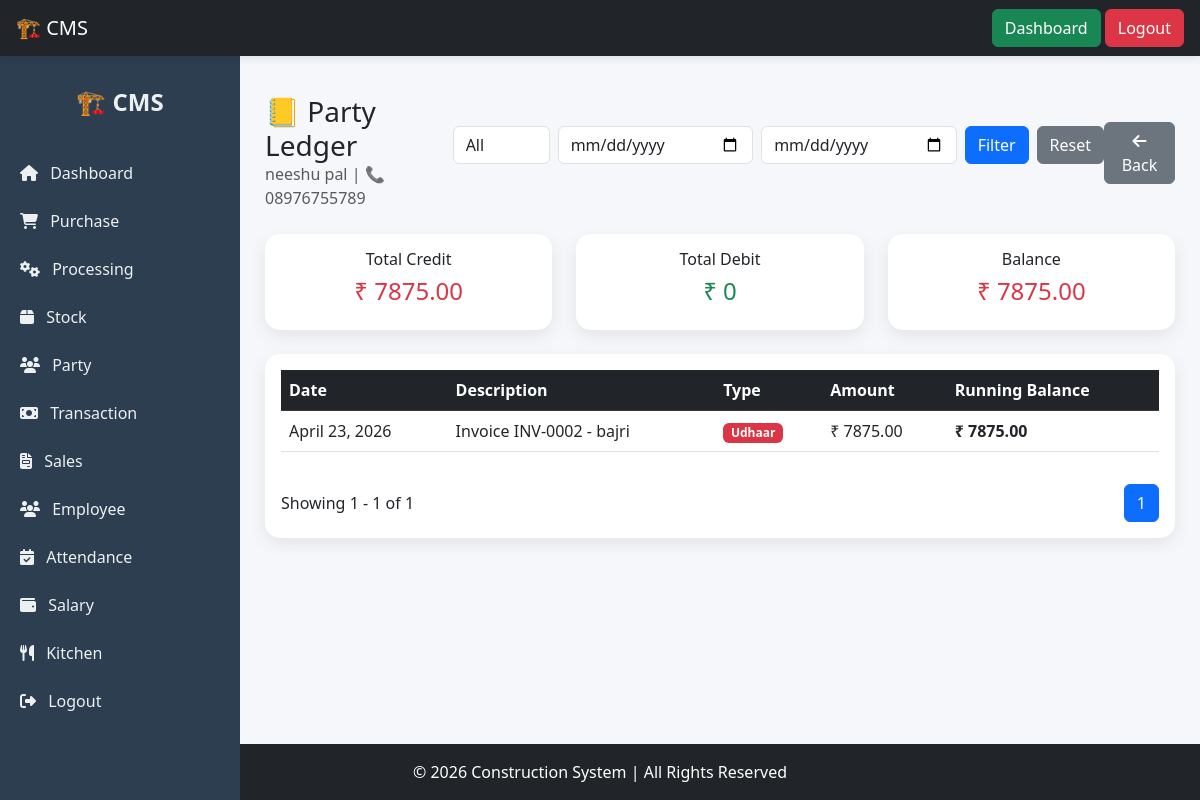
The app's page /party/2/ (signed in), older data.
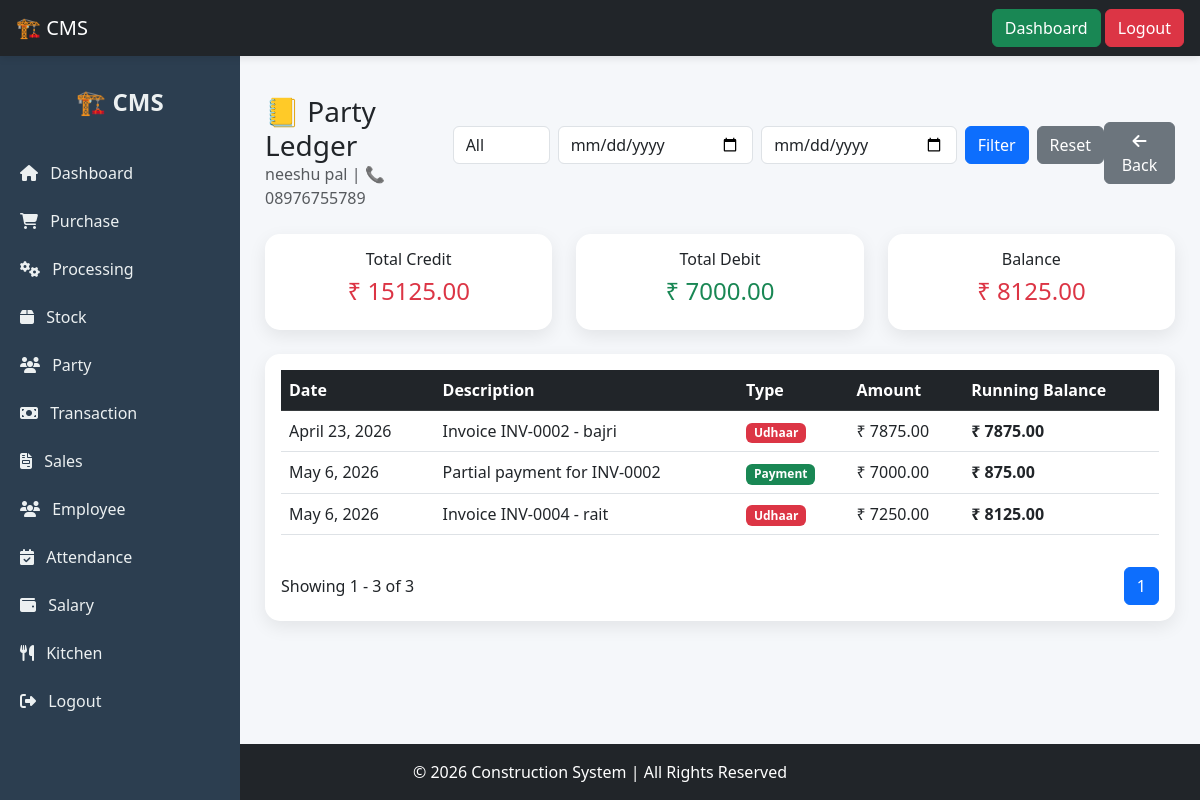
The same page, newer data.
### mainapp/models.py (models this page shows, shortened)
class Transaction(models.Model):
    TRANSACTION_TYPE = (
        ('credit', 'Credit'),  # paisa lena hai
        ('debit', 'Debit'),    # paisa aa gaya
    )
    party = models.ForeignKey(Party, on_delete=models.CASCADE)
    amount = models.DecimalField(max_digits=12, decimal_places=2)
    type = models.CharField(max_length=10, choices=TRANSACTION_TYPE)
    description = models.CharField(max_length=255, blank=True, null=True)
    sale = models.ForeignKey('Sale', null=True, blank=True, on_delete=models.SET_NULL)
    date = models.DateField(auto_now_add=True)

### mainapp/views.py (the view)
# urls.py: path('party/<int:pk>/', party_detail, name='party_detail'),
@login_required
def party_detail(request, pk):
    party = get_object_or_404(Party, id=pk)
    transactions = Transaction.objects.filter(party=party).order_by('date', 'id')
    filter_type = request.GET.get('filter')
    start_date = request.GET.get('start_date')
    end_date = request.GET.get('end_date')
    today = date.today()
    if filter_type == "1":
        transactions = transactions.filter(date__gte=today - timedelta(days=30))
    elif filter_type == "3":
        transactions = transactions.filter(date__gte=today - timedelta(days=90))
    elif filter_type == "6":
        transactions = transactions.filter(date__gte=today - timedelta(days=180))
    elif filter_type == "12":
        transactions = transactions.filter(date__gte=today - timedelta(days=365))
    if start_date and end_date:
        transactions = transactions.filter(date__range=[start_date, end_date])
    all_transactions = Transaction.objects.filter(party=party).order_by('date', 'id')
    running_balance = 0
    ledger = []
    total_credit = 0
    total_debit = 0
    for t in all_transactions:
        if t.type == 'credit':
            running_balance += t.amount
        else:
            running_balance -= t.amount
    running_balance = 0  # reset for visible ledger
    for t in transactions:
        if t.type == 'credit':
            running_balance += t.amount
            total_credit += t.amount
        else:
            running_balance -= t.amount
            total_debit += t.amount
        ledger.append({
            'date': t.date,
            'type': t.type,
            'amount': t.amount,
            'description': t.description,
            'balance': running_balance
        })
    paginator = Paginator(ledger, 10)
    page_number = request.GET.get('page')
    page_obj = paginator.get_page(page_number)
    return render(request, 'party/party_detail.html', {
        'party': party,
        'ledger': page_obj,
        'total_credit': total_credit,
        'total_debit': total_debit,
        'final_balance': running_balance,
        'filter_type': filter_type,
        'start_date': start_date,
        'end_date': end_date,
    })

### mainapp/templates/party/party_detail.html (shortened to what this page needs)
{% extends "base2.html" %}
{% block content %}
<div class="d-flex justify-content-between align-items-center mb-4">
    <div>
        <h3 class="mb-0">📒 Party Ledger</h3>
        <p class="text-muted mb-0">
            {{ party.name }} | 📞 {{ party.phone }}
        </p>
    </div>
    <form method="GET" class="d-flex gap-2 mb-3">
        <select name="filter" class="form-control" style="width:150px;">
            <option value="">All</option>
        </select>
        <input type="date" name="start_date" value="{{ start_date }}" class="form-control">
        <input type="date" name="end_date" value="{{ end_date }}" class="form-control">
        <button class="btn btn-primary">Filter</button>
        <a href="" class="btn btn-secondary">Reset</a>
    </form>
    <a href="/party/list/" class="btn btn-secondary">
        <i class="fas fa-arrow-left"></i> Back
    </a>
</div>
<div class="row mb-4">
    <div class="col-md-4">
        <div class="card p-3 text-center">
            <h6>Total Credit</h6>
            <h4 class="text-danger">₹ {{ total_credit }}</h4>
        </div>
    </div>
    <div class="col-md-4">
        <div class="card p-3 text-center">
            <h6>Total Debit</h6>
            <h4 class="text-success">₹ {{ total_debit }}</h4>
        </div>
    </div>
    <div class="col-md-4">
        <div class="card p-3 text-center">
            <h6>Balance</h6>
            <h4 class="{% if final_balance > 0 %}text-danger{% else %}text-success{% endif %}">
                ₹ {{ final_balance }}
            </h4>
        </div>
    </div>
</div>
<div class="card p-3">
    <div class="table-responsive">
        <table class="table table-hover align-middle">
            <thead class="table-dark">
                <tr>
                    <th>Date</th>
                    <th>Description</th>
                    <th>Type</th>
                    <th>Amount</th>
                    <th>Running Balance</th>
                </tr>
            </thead>
            <tbody>
                {% for t in ledger %}
                <tr>
                    <td>{{ t.date }}</td>
                    <td>{{ t.description }}</td>
                    <td>
                        {% if t.type == 'credit' %}
                            <span class="badge bg-danger">Udhaar</span>
                        {% else %}
                            <span class="badge bg-success">Payment</span>
                        {% endif %}
                    </td>
                    <td>₹ {{ t.amount }}</td>
                    <td>
                        <strong>₹ {{ t.balance }}</strong>
                    </td>
                </tr>
                {% empty %}
                <tr>
                    <td colspan="5" class="text-center text-muted py-4">
                        🚫 No Transactions Found
                    </td>
                </tr>
                {% endfor %}
            </tbody>
        </table>
    </div>
    <div class="d-flex justify-content-between align-items-center mt-3">
        <div>
            Showing {{ ledger.start_index }} - {{ ledger.end_index }} of {{ ledger.paginator.count }}
        </div>
        <ul class="pagination mb-0">
            {% for i in ledger.paginator.page_range %}
                {% if ledger.number == i %}
                    <li class="page-item active"><span class="page-link">{{ i }}</span></li>
                {% else %}
                    <li class="page-item">
                        <a class="page-link" href="?page={{ i }}&start_date={{ start_date }}&end_date={{ end_date }}">
                            {{ i }}
                        </a>
                    </li>
                {% endif %}
            {% endfor %}
        </ul>
    </div>
</div>
{% endblock %}

Row changes from the older to the newer data that the page shows:
added Transaction: date "May 6, 2026", description "Partial payment for INV-0002", amount "7000.00"
added Transaction: date "May 6, 2026", description "Invoice INV-0004 - rait", amount "7250.00"
Text that changed along with them:
{{ total_credit }}: "7875.00" → "15125.00"
{{ total_debit }}: "0" → "7000.00"
{{ final_balance }}: "7875.00" → "8125.00"
{{ ledger.end_index }}: "1" → "3"
{{ ledger.paginator.count }}: "1" → "3"
new list line: "Payment ₹ ₹ 875.00"
new list line: "Udhaar ₹ ₹ 8125.00"
